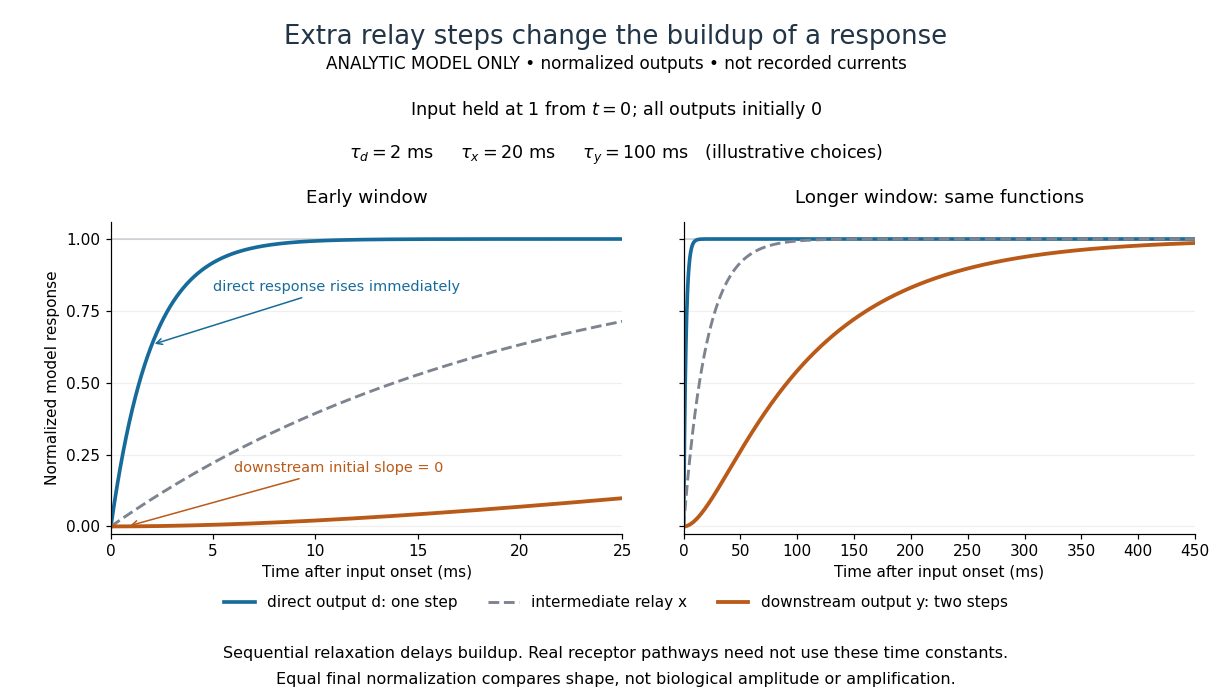

Python code for this plot:
"""Analytic one-step and two-step timing models; output PNG basename to CWD.

Tested with Python 3.14.4, NumPy 2.3.5, Matplotlib 3.10.7.
All constants are invented teaching choices. No experimental data are used.
"""
from pathlib import Path

import matplotlib.pyplot as plt
import numpy as np


TAU_D, TAU_X, TAU_Y = 2.0, 20.0, 100.0  # milliseconds, chosen for illustration


def responses(t):
    d = -np.expm1(-t / TAU_D)
    x = -np.expm1(-t / TAU_X)
    y = 1 - (TAU_Y*np.exp(-t/TAU_Y) - TAU_X*np.exp(-t/TAU_X))/(TAU_Y-TAU_X)
    return d, x, y


def main():
    fig, axes = plt.subplots(1, 2, figsize=(11.2, 6.3), sharey=True)
    fig.patch.set_facecolor("white")
    fig.subplots_adjust(left=0.09, right=0.97, top=0.68, bottom=0.23, wspace=0.12)
    fig.suptitle("Extra relay steps change the buildup of a response", y=0.965, fontsize=17, color="#213547")
    fig.text(0.5, 0.900, "ANALYTIC MODEL ONLY • normalized outputs • not recorded currents", ha="center", fontsize=11)
    fig.text(0.5, 0.834, r"Input held at 1 from $t=0$; all outputs initially 0", ha="center", fontsize=11.5)
    fig.text(0.5, 0.770, r"$\tau_d=2$ ms     $\tau_x=20$ ms     $\tau_y=100$ ms   (illustrative choices)",
             ha="center", fontsize=11.5)
    for ax, limit in zip(axes, (25.0, 450.0), strict=True):
        t = np.linspace(0, limit, 2001)
        d, x, y = responses(t)
        ax.plot(t, d, color="#176b9b", lw=2.4, label="direct output d: one step")
        ax.plot(t, x, color="#7d8490", lw=1.9, linestyle="--", label="intermediate relay x")
        ax.plot(t, y, color="#ba5a19", lw=2.5, label="downstream output y: two steps")
        ax.axhline(1, color="#ccd1d6", lw=1.0, zorder=0)
        ax.set(xlim=(0, limit), ylim=(-0.025, 1.06), xlabel="Time after input onset (ms)")
        ax.spines[["top", "right"]].set_visible(False)
        ax.grid(axis="y", alpha=0.20)
        ax.set_title("Early window" if limit == 25.0 else "Longer window: same functions", fontsize=12, pad=12)
        ax.set_yticks([0, 0.25, 0.5, 0.75, 1])
    axes[0].set_ylabel("Normalized model response")
    axes[0].annotate("direct response rises immediately", xy=(2, responses(np.array(2.0))[0]),
                     xytext=(5, 0.82), fontsize=9.5,
                     arrowprops={"arrowstyle": "->", "color": "#176b9b"}, color="#176b9b")
    axes[0].annotate("downstream initial slope = 0", xy=(0.8, 0.00016),
                     xytext=(6, 0.19), fontsize=9.5,
                     arrowprops={"arrowstyle": "->", "color": "#ba5a19"}, color="#ba5a19")
    handles, labels = axes[0].get_legend_handles_labels()
    fig.legend(handles, labels, loc="lower center", bbox_to_anchor=(0.5, 0.10), ncol=3,
               frameon=False, fontsize=10)
    fig.text(0.5, 0.050, "Sequential relaxation delays buildup. Real receptor pathways need not use these time constants.",
             ha="center", fontsize=10.5)
    fig.text(0.5, 0.013, "Equal final normalization compares shape, not biological amplitude or amplification.",
             ha="center", fontsize=10.5)
    fig.savefig(Path(__file__).with_suffix(".png").name, dpi=110, facecolor="white", transparent=False)
    plt.close(fig)


if __name__ == "__main__":
    main()
